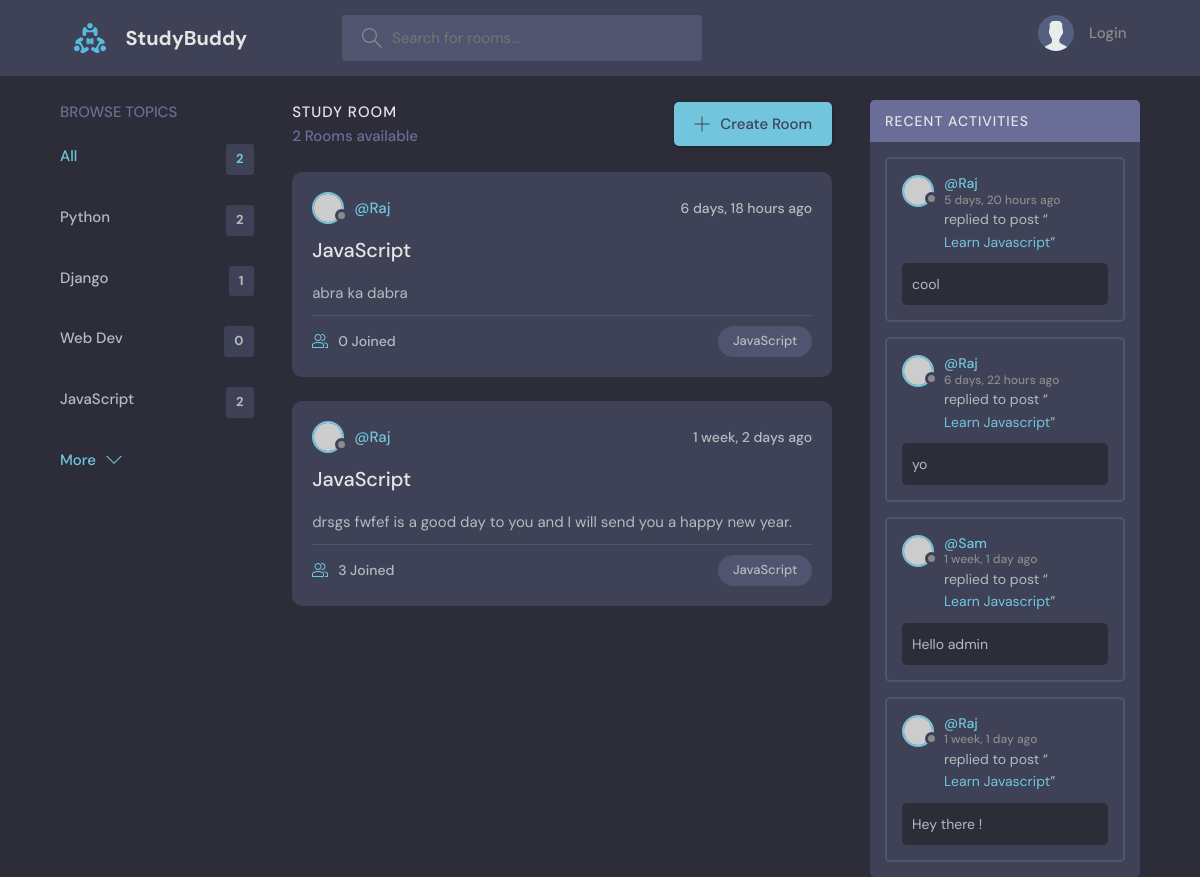
Screenshot of /?q=JavaScript with the database file from the repository.
### base/models.py (models this page shows)
class Topic(models.Model):
    name = models.CharField( max_length=200 )
    def __str__(self):
        return self.name

class Room(models.Model):
    host = models.ForeignKey(User, on_delete=models.SET_NULL, null=True)
    topic = models.ForeignKey(Topic, on_delete=models.SET_NULL, null=True)
    participants = models.ManyToManyField(User, related_name='participants', blank=True)
    name = models.CharField( max_length=200 )
    description = models.TextField( null=True )
    created = models.DateTimeField( auto_now_add=True )
    updated = models.DateTimeField( auto_now=True )
    class Meta:
        ordering = ['-updated','-created']
    def __str__(self):
        return self.name

class Message(models.Model):
    room = models.ForeignKey(Room, on_delete=models.CASCADE)
    user = models.ForeignKey(User, on_delete=models.CASCADE)
    body = models.TextField()
    created = models.DateTimeField( auto_now_add=True )
    updated = models.DateTimeField( auto_now=True )
    class Meta:
        ordering = ['-updated','-created']
    def __str__(self):
        return self.body[:50]

### base/views.py (the view)
# urls.py: path('', views.home, name='home'),
def home(request):
    q = request.GET.get('q') if request.GET.get('q') != None else ''
    rooms = Room.objects.filter(
        Q(topic__name__icontains=q) |
        Q(name__icontains=q) |
        Q(host__username__icontains=q)
    )
    room_count = rooms.count()
    topics = Topic.objects.all()[:4]
    room_messages = Message.objects.filter(
        Q(room__topic__name__icontains=q)
    )
    context = {'rooms':rooms, 'topics':topics, 'room_count':room_count, 'room_messages':room_messages}
    return render(request, 'base/home.html', context)

### base/templates/base/home.html
{% extends 'main.html' %}
{% block content %}
    <main class="layout layout--3">
      <div class="container">
        {% include 'base/topics_component.html' %}
        {% include 'base/feed_component.html' %}
        {% include 'base/activity_component.html' %}
      </div>
    </main>
{% endblock %}

### base/templates/base/topics_component.html
<div class="topics">
  <div class="topics__header">
    <h2>Browse Topics</h2>
  </div>
  <ul class="topics__list">
    <li>
      <a href="{% url 'home' %}" class="active">All <span>{{rooms.count}}</span></a>
    </li>
    {% for topic in topics %}
    <li>
      <a href="{% url 'home' %}?q={{topic.name}}">{{topic.name}} <span>{{topic.room_set.all.count}}</span></a>
    </li>
    {% endfor %}
  </ul>
  <a class="btn btn--link" href="{% url 'topics' %}">
    More
    <svg version="1.1" xmlns="http://www.w3.org/2000/svg" width="32" height="32" viewBox="0 0 32 32">
      <title>chevron-down</title>
      <path d="M16 21l-13-13h-3l16 16 16-16h-3l-13 13z"></path>
    </svg>
  </a>
</div>

### base/templates/base/feed_component.html (shortened to what this page needs)
<div class="roomList">
  <div class="roomList__header">
    <div>
      <h2>Study Room</h2>
      <p>{{room_count}} Rooms available</p>
    </div>
    <a class="btn btn--main" href="{% url 'create-room' %}">
      <svg version="1.1" xmlns="http://www.w3.org/2000/svg" width="32" height="32" viewBox="0 0 32 32">
        <title>add</title>
        <path
          d="M16.943 0.943h-1.885v14.115h-14.115v1.885h14.115v14.115h1.885v-14.115h14.115v-1.885h-14.115v-14.115z"
        ></path>
      </svg>
      Create Room
    </a>
  </div>
  {% for room in rooms %}
    <div class="roomListRoom">
        <div class="roomListRoom__header">
          <a href="{% url 'profile' room.host.id %}" class="roomListRoom__author">
            <div class="avatar avatar--small">
              <img src="https://randomuser.me/api/portraits/women/11.jpg" />
            </div>
            <span>@{{room.host.username}}</span>
          </a>
          <div class="roomListRoom__actions">
            <span>{{room.created | timesince }} ago</span>
          </div>
        </div>
        <div class="roomListRoom__content">
          <a href="{% url 'room' room.id %}">{{room.topic.name}}</a>
          <p>
            {{room.description}}
          </p>
        </div>
        <div class="roomListRoom__meta">
          <a href="room.html" class="roomListRoom__joined">
            {{room.participants.count}} Joined
          </a>
          <p class="roomListRoom__topic">{{room.topic}}</p>
        </div>
    </div>
  {% endfor %}
</div>

### base/templates/base/activity_component.html (shortened to what this page needs)
<div class="activities">
  <div class="activities__header">
    <h2>Recent Activities</h2>
  </div>
  {% for message in room_messages %}
  <div class="activities__box">
    <div class="activities__boxHeader roomListRoom__header">
      <a href="{% url 'profile' message.user.id %}" class="roomListRoom__author">
        <div class="avatar avatar--small">
          <img src="https://randomuser.me/api/portraits/women/11.jpg" />
        </div>
        <p>
          @{{message.user}}
          <span>{{message.created | timesince}} ago</span>
        </p>
      </a>
    </div>
    <div class="activities__boxContent">
      <p>replied to post “<a href="{% url 'room' message.room.id %}">{{message.room}}</a>”</p>
      <div class="activities__boxRoomContent">
        {{message}}
      </div>
    </div>
  </div>
  {% endfor %}
</div>

### rows the page displays
Topic: name "Python", room_set.all.count "2"
Topic: name "Django", room_set.all.count "1"
Topic: name "Web Dev", room_set.all.count "0"
Topic: name "JavaScript", room_set.all.count "2"
Room: host.username "Raj", created "6 days, 18 hours", topic.name "JavaScript", description "abra ka dabra", participants.count "0", topic "JavaScript"
Room: host.username "Raj", created "1 week, 2 days", topic.name "JavaScript", description "drsgs fwfef is a good day to you and I will send you a happy new year.", participants.count "3", topic "JavaScript"
Message: user "Raj", created "5 days, 20 hours", room "Learn Javascript", body "cool"
Message: user "Raj", created "6 days, 22 hours", room "Learn Javascript", body "yo"
Message: user "Sam", created "1 week, 1 day", room "Learn Javascript", body "Hello admin"
Message: user "Raj", created "1 week, 1 day", room "Learn Javascript", body "Hey there !"

### other values shown
{{ rooms.count }} "2"
{{ room_count }} "2"
